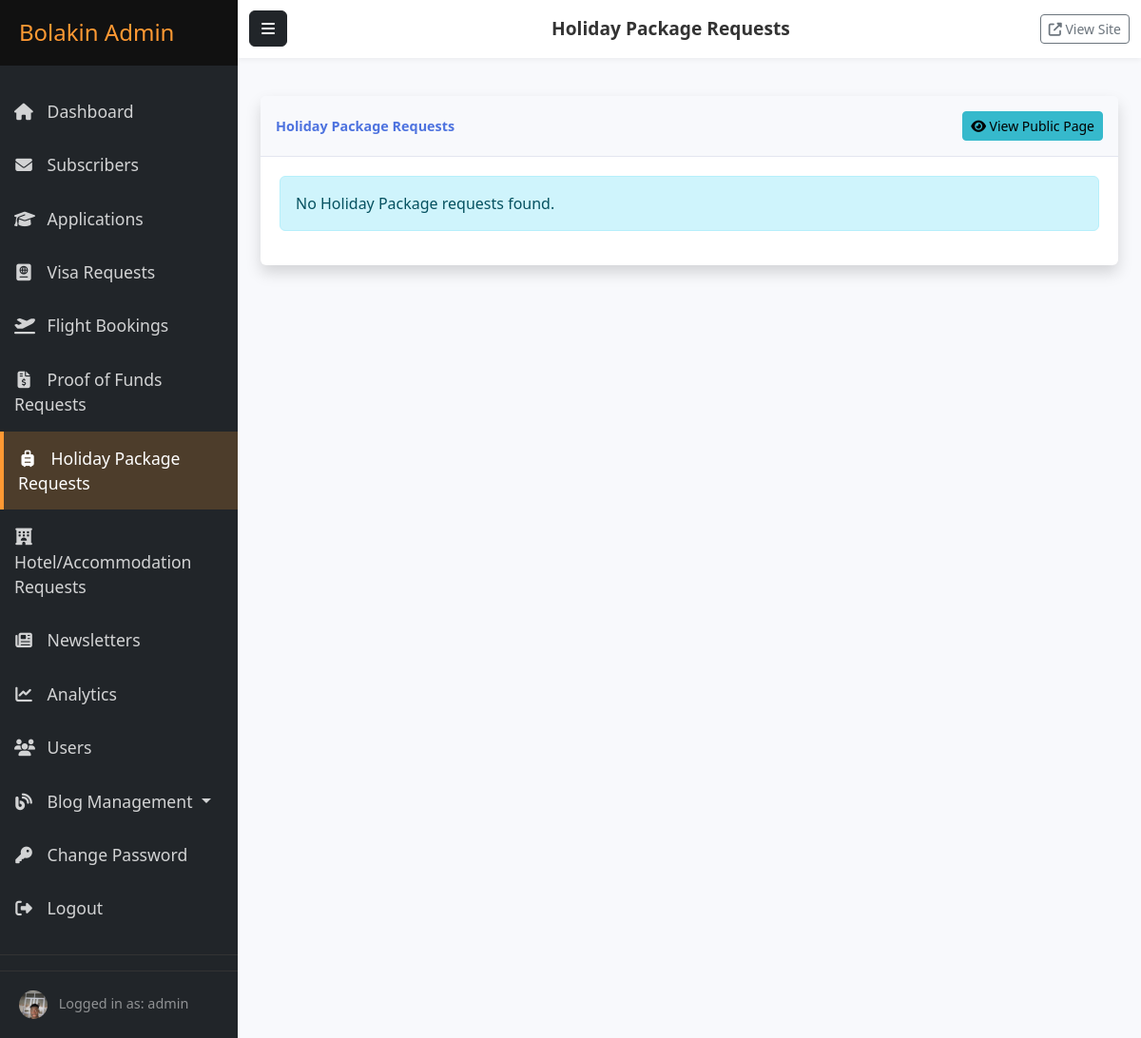
/admin/dashboard/holiday-package-requests (signed in), run on the app's committed database.
### models.py (models this page shows, shortened)
class User(db.Model, UserMixin):
    __tablename__ = 'users'
    __table_args__ = {'extend_existing': True}
    id = db.Column(db.Integer, primary_key=True)
    username = db.Column(db.String(64), unique=True, nullable=False)
    email = db.Column(db.String(120), unique=True, nullable=False)
    password_hash = db.Column(db.String(256), nullable=False)
    is_admin = db.Column(db.Boolean, default=False, nullable=False)
    created_at = db.Column(db.DateTime, default=datetime.utcnow)
    last_login = db.Column(db.DateTime, nullable=True)
    password_changed = db.Column(db.Boolean, default=False, nullable=False)
    profile_image_file = db.Column(db.String(200), nullable=True)  # Added field for profile picture
    linkedin_url = db.Column(db.String(255), nullable=True)
    twitter_url = db.Column(db.String(255), nullable=True)
    instagram_url = db.Column(db.String(255), nullable=True)
    facebook_url = db.Column(db.String(255), nullable=True) # Added Facebook as well

### routes/admin.py (the view)
@admin.route('/holiday-package-requests')
@login_required
@admin_required
def holiday_package_requests_list():
    page = request.args.get('page', 1, type=int)
    package_requests = HolidayPackageRequest.query.order_by(desc(HolidayPackageRequest.submission_date)).paginate(
        page=page, per_page=current_app.config.get('ITEMS_PER_PAGE', 15), error_out=False
    )
    return render_template('admin/services/holiday_package_requests_list.html', package_requests=package_requests, title="Holiday Package Requests")

### app.py (called while the page is built)
@login_manager.user_loader
def load_user(user_id):
    return User.query.get(int(user_id))

### routes/admin.py (called while the page is built)
def admin_required(f):
    @wraps(f)
    def decorated_function(*args, **kwargs):
        if not current_user.is_admin:
            flash('You need admin privileges to access this page.', 'danger')
            return redirect(url_for('main.index'))
        return f(*args, **kwargs)
    return decorated_function

### templates/admin/services/holiday_package_requests_list.html (shortened to what this page needs)
{% extends "admin/base.html" %}
{% block header_title %}{{ title }}{% endblock %}
{% block content %}
<div class="container-fluid">
    <div class="card shadow mb-4">
        <div class="card-header py-3 d-flex flex-row align-items-center justify-content-between">
            <h6 class="m-0 font-weight-bold text-primary">{{ title }}</h6>
            <a href="{{ url_for('main.holiday_package_request') }}" class="btn btn-sm btn-info" target="_blank">
                <i class="fas fa-eye"></i> View Public Page
            </a>
        </div>
        <div class="card-body">
            {% if package_requests.items %}
                <div class="table-responsive">
                    <table class="table table-bordered table-hover" id="dataTable" width="100%" cellspacing="0">
                        <thead>
                            <tr>
                                <th>ID</th>
                                <th>Full Name</th>
                                <th>Email</th>
                                <th>Destination</th>
                                <th>Package Type</th>
                                <th>Submitted</th>
                                <th>Status</th>
                                <th>Actions</th>
                            </tr>
                        </thead>
                        <tbody>
                            {% for req in package_requests.items %}
                                <tr>
                                    <td>{{ req.id }}</td>
                                    <td>{{ req.full_name }}</td>
                                    <td>{{ req.email }}</td>
                                    <td>{{ req.destination }}</td>
                                    <td>{{ req.package_type if req.package_type else 'N/A' }}</td>
                                    <td>{{ req.submission_date.strftime('%Y-%m-%d %H:%M') if req.submission_date else 'N/A'}}</td>
                                    <td>
                                        <span class="badge
                                            {% if req.status == 'Pending' %}bg-warning text-dark
                                            {% elif req.status == 'Consultation Scheduled' %}bg-info text-dark
                                            {% elif req.status == 'Itinerary Proposed' %}bg-primary
                                            {% elif req.status == 'Package Quoted' %}bg-info
                                            {% elif req.status == 'Awaiting Payment' %}bg-primary
                                            {% elif req.status == 'Booked & Confirmed' %}bg-success
                                            {% elif req.status == 'Travel Completed' %}bg-success
                                            {% elif req.status == 'On Hold' %}bg-dark
                                            {% elif req.status == 'Cancelled' %}bg-secondary
                                            {% else %}bg-light text-dark{% endif %}">{{ req.status }}</span>
                                    </td>
                                    <td>
                                        <a href="{{ url_for('admin.holiday_package_request_details', request_id=req.id) }}" class="btn btn-sm btn-info">
                                            <i class="fas fa-eye"></i> View
                                        </a>
                                    </td>
                                </tr>
                            {% endfor %}
                        </tbody>
                    </table>
                </div>
                {% if package_requests.pages > 1 %}
                <nav aria-label="Page navigation">
                    <ul class="pagination justify-content-center">
                        <li class="page-item {% if not package_requests.has_prev %}disabled{% endif %}">
                            <a class="page-link" href="{{ url_for('admin.holiday_package_requests_list', page=package_requests.prev_num) }}" aria-label="Previous">
                                <span aria-hidden="true">&laquo;</span>
                            </a>
                        </li>
                        {% for page_num in package_requests.iter_pages() %}
                            {% if page_num %}
                                <li class="page-item {% if page_num == package_requests.page %}active{% endif %}">
                                    <a class="page-link" href="{{ url_for('admin.holiday_package_requests_list', page=page_num) }}">{{ page_num }}</a>
                                </li>
                            {% else %}
                                <li class="page-item disabled"><span class="page-link">...</span></li>
                            {% endif %}
                        {% endfor %}
                        <li class="page-item {% if not package_requests.has_next %}disabled{% endif %}">
                            <a class="page-link" href="{{ url_for('admin.holiday_package_requests_list', page=package_requests.next_num) }}" aria-label="Next">
                                <span aria-hidden="true">&raquo;</span>
                            </a>
                        </li>
                    </ul>
                </nav>
                {% endif %}
            {% else %}
                <div class="alert alert-info">
                    No Holiday Package requests found.
                </div>
            {% endif %}
        </div>
    </div>
</div>
{% endblock %}

### templates/admin/base.html (shortened to what this page needs)
<!DOCTYPE html>
<html lang="en">
<head>
    <link href="https://cdn.jsdelivr.net/npm/bootstrap@5.2.3/dist/css/bootstrap.min.css" rel="stylesheet">
    <link rel="stylesheet" href="https://cdnjs.cloudflare.com/ajax/libs/font-awesome/6.3.0/css/all.min.css">
    <link rel="stylesheet" href="{{ url_for('static', filename='css/admin.css') }}">
</head>
<body>
    <div class="wrapper">
        <nav id="sidebar" class="bg-dark">
            <div class="sidebar-header">
                <h3>Bolakin Admin</h3>
            </div>
            <ul class="list-unstyled components">
                <li class="{% if request.endpoint == 'admin.dashboard' %}active{% endif %}">
                    <a href="{{ url_for('admin.dashboard') }}">
                        <i class="fas fa-home"></i> Dashboard
                    </a>
                </li>
                <li class="{% if 'subscribers' in request.endpoint %}active{% endif %}">
                    <a href="{{ url_for('admin.subscribers') }}">
                        <i class="fas fa-envelope"></i> Subscribers
                    </a>
                </li>
                <li class="{% if 'applications' in request.endpoint %}active{% endif %}">
                    <a href="{{ url_for('admin.applications') }}">
                        <i class="fas fa-graduation-cap"></i> Applications
                    </a>
                </li>
                <li class="{% if 'visa_requests' in request.endpoint or 'visa_request_details' in request.endpoint %}active{% endif %}">
                    <a href="{{ url_for('admin.visa_requests_list') }}">
                        <i class="fas fa-passport"></i> Visa Requests
                    </a>
                </li>
                <li class="{% if 'flight_bookings' in request.endpoint or 'flight_booking_details' in request.endpoint %}active{% endif %}">
                    <a href="{{ url_for('admin.flight_bookings_list') }}">
                        <i class="fas fa-plane-departure"></i> Flight Bookings
                    </a>
                </li>
                <li class="{% if 'proof_of_funds_requests' in request.endpoint or 'proof_of_funds_details' in request.endpoint %}active{% endif %}">
                    <a href="{{ url_for('admin.proof_of_funds_requests_list') }}">
                        <i class="fas fa-file-invoice-dollar"></i> Proof of Funds Requests
                    </a>
                </li>
                <li class="{% if 'holiday_package_requests' in request.endpoint or 'holiday_package_request_details' in request.endpoint %}active{% endif %}">
                    <a href="{{ url_for('admin.holiday_package_requests_list') }}">
                        <i class="fas fa-suitcase-rolling"></i> Holiday Package Requests
                    </a>
                </li>
                <li class="{% if 'hotel_accommodation_requests' in request.endpoint or 'hotel_accommodation_request_details' in request.endpoint %}active{% endif %}">
                    <a href="{{ url_for('admin.hotel_accommodation_requests_list') }}">
                        <i class="fas fa-hotel"></i> Hotel/Accommodation Requests
                    </a>
                </li>
                <li class="{% if 'newsletters' in request.endpoint %}active{% endif %}">
                    <a href="{{ url_for('admin.newsletters') }}">
                        <i class="fas fa-newspaper"></i> Newsletters
                    </a>
                </li>
                <li class="{% if 'analytics' in request.endpoint %}active{% endif %}">
                    <a href="{{ url_for('admin.analytics') }}">
                        <i class="fas fa-chart-line"></i> Analytics
                    </a>
                </li>
                <li class="{% if 'users' in request.endpoint %}active{% endif %}">
                    <a href="{{ url_for('admin.users') }}">
                        <i class="fas fa-users"></i> Users
                    </a>
                </li>
                <li class="nav-item dropdown {% if 'blog' in request.endpoint %}active{% endif %}">
                    <a href="#blogSubmenu" data-bs-toggle="collapse" aria-expanded="false" class="dropdown-toggle nav-link">
                        <i class="fas fa-blog"></i> Blog Management
                    </a>
                </li>
                <li>
                    <a href="{{ url_for('auth.change_password') }}">
                        <i class="fas fa-key"></i> Change Password
                    </a>
                </li>
                <li>
                    <a href="{{ url_for('auth.logout') }}">
                        <i class="fas fa-sign-out-alt"></i> Logout
                    </a>
                </li>
            </ul>
            <div class="sidebar-footer">
                {% if current_user.is_authenticated %}
                    {% if current_user.profile_image_file %}
                        <img src="{{ url_for('main.uploaded_file', subpath=current_user.profile_image_file) }}"
                             alt="{{ current_user.username }}" class="rounded-circle me-2"
                             style="width: 30px; height: 30px; object-fit: cover;">
                    {% else %}
                        <img src="{{ url_for('static', filename='images/default_avatar.png') }}"
                             alt="Default Avatar" class="rounded-circle me-2"
                             style="width: 30px; height: 30px; object-fit: cover;">
                    {% endif %}
                    <span>Logged in as: {{ current_user.username }}</span>
                {% endif %}
            </div>
        </nav>
        <div id="content">
            <nav class="navbar navbar-expand-lg navbar-light bg-light">
                <div class="container-fluid">
                    <button type="button" id="sidebarCollapse" class="btn btn-dark">
                        <i class="fas fa-bars"></i>
                    </button>
                    <span class="navbar-text">
                        {% block header_title %}Admin Dashboard{% endblock %}
                    </span>
                    <div>
                        <a href="{{ url_for('main.index') }}" class="btn btn-outline-secondary btn-sm" target="_blank">
                            <i class="fas fa-external-link-alt"></i> View Site
                        </a>
                    </div>
                </div>
            </nav>
            <main class="container-fluid py-4">
                {% block content %}{% endblock %}
            </main>
        </div>
    </div>
</body>
</html>

### static/css/admin.css (style rules this page uses)
.wrapper { display: flex; width: 100%; align-items: stretch; }
#sidebar { min-width: 250px; max-width: 250px; min-height: 100vh; color: #fff; transition: all 0.3s; }
#sidebar .sidebar-header { padding: 20px; background: #111; }
#sidebar .sidebar-header h3 { color: #FF9933; margin: 0; font-size: 1.5rem; }
#sidebar ul.components { padding: 20px 0; border-bottom: 1px solid #333; }
#sidebar ul li a { padding: 15px; font-size: 1.1em; display: block; color: rgba(255, 255, 255, 0.8); text-decoration: none; transition: all 0.3s ease; }
#sidebar ul li a:hover, #sidebar ul li.active > a { color: #fff; background: rgba(255, 153, 51, 0.2); border-left: 4px solid #FF9933; }
#sidebar ul li a i { margin-right: 10px; width: 20px; text-align: center; }
#sidebar .sidebar-footer { padding: 20px; font-size: 0.9em; color: rgba(255, 255, 255, 0.5); border-top: 1px solid #333; }
#content { width: 100%; min-height: 100vh; transition: all 0.3s; background-color: #f8f9fc; }
.navbar { background-color: #fff !important; box-shadow: 0 2px 5px rgba(0, 0, 0, 0.05); }
#sidebarCollapse { margin-right: 15px; }
.navbar-text { font-size: 1.2rem; font-weight: 600; color: #333; }
.card { margin-bottom: 24px; border: none; box-shadow: 0 0.15rem 1.75rem 0 rgba(58, 59, 69, 0.15); }
.card .card-header { background-color: #f8f9fc; border-bottom: 1px solid #e3e6f0; }
.card-header .m-0 { font-weight: 700; font-size: 0.9rem; color: #4e73df; }
.card-body { padding: 1.25rem; }
.text-primary { color: #4e73df !important; }
.btn-info { background-color: #36b9cc; border-color: #36b9cc; }

### data on the page
User: profile_image_file (picture), username "admin"

### other printed values
{{ title }} "Holiday Package Requests"
